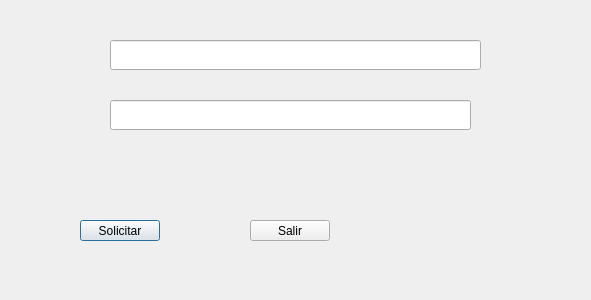
<?xml version="1.0" encoding="UTF-8"?>
<ui version="4.0">
 <class>TcpClient</class>
 <widget class="QDialog" name="TcpClient">
  <property name="geometry">
   <rect>
    <x>0</x>
    <y>0</y>
    <width>591</width>
    <height>300</height>
   </rect>
  </property>
  <property name="windowTitle">
   <string>TcpClient</string>
  </property>
  <widget class="QPushButton" name="btn_request">
   <property name="geometry">
    <rect>
     <x>80</x>
     <y>220</y>
     <width>80</width>
     <height>21</height>
    </rect>
   </property>
   <property name="text">
    <string>Solicitar</string>
   </property>
  </widget>
  <widget class="QPushButton" name="btn_close">
   <property name="geometry">
    <rect>
     <x>250</x>
     <y>220</y>
     <width>80</width>
     <height>21</height>
    </rect>
   </property>
   <property name="text">
    <string>Salir</string>
   </property>
  </widget>
  <widget class="QLineEdit" name="le_port">
   <property name="geometry">
    <rect>
     <x>110</x>
     <y>100</y>
     <width>361</width>
     <height>30</height>
    </rect>
   </property>
   <property name="font">
    <font>
     <pointsize>16</pointsize>
    </font>
   </property>
  </widget>
  <widget class="QLineEdit" name="le_ip">
   <property name="geometry">
    <rect>
     <x>110</x>
     <y>40</y>
     <width>371</width>
     <height>30</height>
    </rect>
   </property>
   <property name="font">
    <font>
     <pointsize>16</pointsize>
    </font>
   </property>
  </widget>
  <widget class="QLabel" name="lbl_message">
   <property name="geometry">
    <rect>
     <x>130</x>
     <y>160</y>
     <width>331</width>
     <height>21</height>
    </rect>
   </property>
   <property name="font">
    <font>
     <pointsize>16</pointsize>
    </font>
   </property>
   <property name="text">
    <string/>
   </property>
  </widget>
 </widget>
 <resources/>
 <connections/>
</ui>
